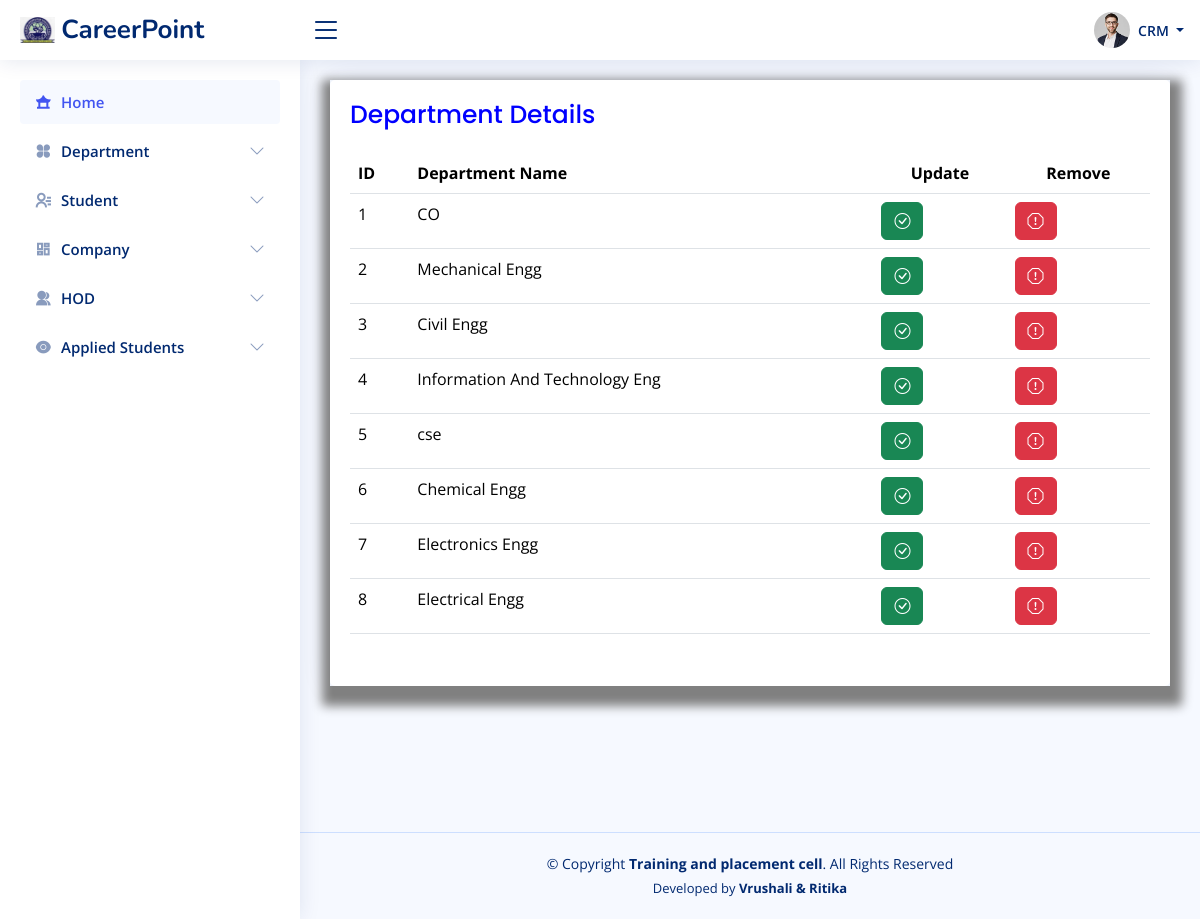
The page /Admin/view_department.php (signed in) on the database its author committed.
### tables this page shows
CREATE TABLE `department` (
  `ID` int(11) NOT NULL,
  `Dept_name` varchar(300) NOT NULL
);

### Admin/view_department.php (the view, shortened to what this page needs)
<!DOCTYPE html>
<html lang="en">
<?php
$con=mysqli_connect("localhost","root","","tpo_db")or die("Database Error....!");
?>
<head>
  <link href="assets/vendor/bootstrap/css/bootstrap.min.css" rel="stylesheet">
  <link href="assets/vendor/bootstrap-icons/bootstrap-icons.css" rel="stylesheet">
  <link href="assets/vendor/boxicons/css/boxicons.min.css" rel="stylesheet">
  <link href="assets/vendor/quill/quill.snow.css" rel="stylesheet">
  <link href="assets/vendor/quill/quill.bubble.css" rel="stylesheet">
  <link href="assets/vendor/remixicon/remixicon.css" rel="stylesheet">
  <link href="assets/vendor/simple-datatables/style.css" rel="stylesheet">
  <link href="assets/css/style.css" rel="stylesheet">
</head>
<body>
  <?php
    include('header.php');
  ?>
  <?php
    include('sidebar.php');
  ?>
  <main id="main" class="main">
    <section class="section">
      <div class="row">
        <div class="col-lg-12">
          <div class="card">
            <div class="card-body"style="box-shadow: 2px 10px 10px 10px gray;">
              <h5 class="card-title"style="color: blue;font-size: 25px">Department Details</h5>
              <div class="table table-responsive">
              <table class="table datatable">
                <thead>
                  <tr>
                    <th scope="col">ID</th>
                    <th scope="col">Department Name</th>
                      <th style="text-align: center;" >Update</th>
                      <th style="text-align: center;" >Remove</th>
                  </tr>
                </thead>
                <tbody>
                  <?php
                  $sr_no=1;
                    $res=mysqli_query($con,"SELECT * FROM department");
                   while($row=mysqli_fetch_row($res))
                  {
                      echo'<tr>
                      <td>'.$sr_no.'</td>
                      <td>'.$row[1].'</td>
                      <td>
                      <a href="update_department.php?id='.$row[0].'">
                        <button type="button" class="btn btn-success"><i class="bi bi-check-circle"></i></button>
                      </a>
                      </td>
                      <td>
                      <a href="delete_department.php?id='.$row[0].'">
                        <button type="button" class="btn btn-danger"><i class="bi bi-exclamation-octagon"></i></button>
                      </a>
                      </td>
                      </tr>';
                      $sr_no++;
                    }
                    ?>
                </tbody>
              </table>
            </div>
            </div>
          </div>
        </div>
      </div>
    </section>
  </main>
  <br>
  <br>
  <br>
  <br>
  <?php
  include('footer.php');
  ?>
</body>
</html>

### Admin/assets/css/style.css (style rules this page uses)
:root { scroll-behavior: smooth; }
body { font-family: "Open Sans", sans-serif; background: #f6f9ff; color: #444444; }
a { color: #4154f1; text-decoration: none; }
h1, h2, h3, h4, h5, h6 { font-family: "Nunito", sans-serif; }
#main { margin-top: 60px; padding: 20px 30px; transition: all 0.3s; }
.card { margin-bottom: 30px; border: none; border-radius: 5px; box-shadow: 0px 0 30px rgba(1, 41, 112, 0.1); }
.card-title { padding: 20px 0 15px 0; font-size: 18px; font-weight: 500; color: #012970; font-family: "Poppins", sans-serif; }
.card-body { padding: 0 20px 20px 20px; }
@media (min-width: 1200px) { #main, #footer { margin-left: 300px; } }

### rows shown on the page
department: Dept_name "CO"
department: Dept_name "Mechanical Engg"
department: Dept_name "Civil Engg"
department: Dept_name "Information And Technology Eng"
department: Dept_name "cse"
department: Dept_name "Chemical Engg"
department: Dept_name "Electronics Engg"
department: Dept_name "Electrical Engg"
